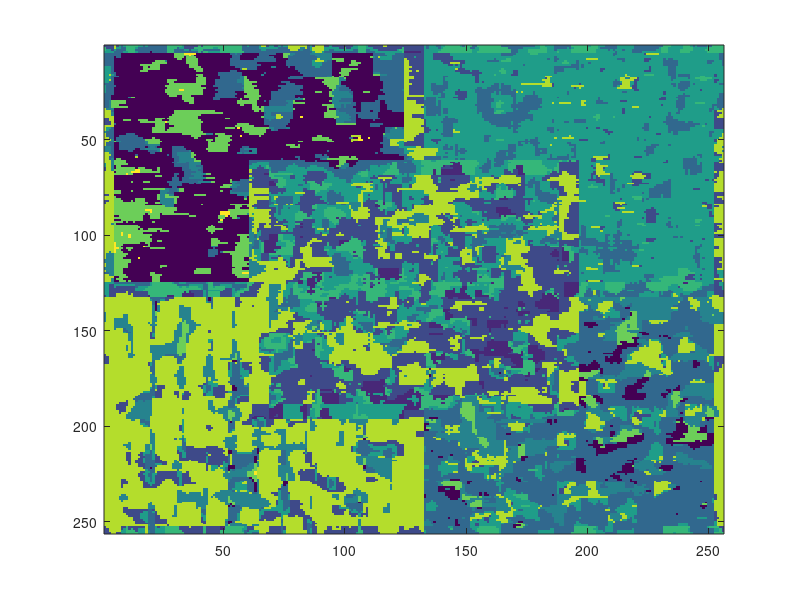

This figure's MATLAB source:
clc;
clear;

load feat.mat;

eight = ones(4,16,10);
meight = ones(2,16,10);
seight = ones(2,2,10);
teight  = ones(4,16,10);

for a = 1:10
    eight(:,:,a) = f8(:,(1+16*(a-1)):(16+16*(a-1)));
    meight(:,a) = mean(eight(1:2,:,a)')';
    seight(:,:,a) = cov(eight(1:2,:,a)');
    teight(:,:,a) = f8t(:,(1+16*(a-1)):(16+16*(a-1)));
end

ceight = ones(256,10,256);
cimage = zeros(256,256);

for a = 1:256
    for b = 1:256
        for c = 1:10
            ceight(a,c,b) = ([multf8(a,b,1);multf8(a,b,2)]-meight(:,c))'*inv(seight(:,:,c))*([multf8(a,b,1);multf8(a,b,2)]-meight(:,c));
        end
        [temp,cimage(a,b)] = min(ceight(a,:,b));
    end
end

imagesc(cimage);